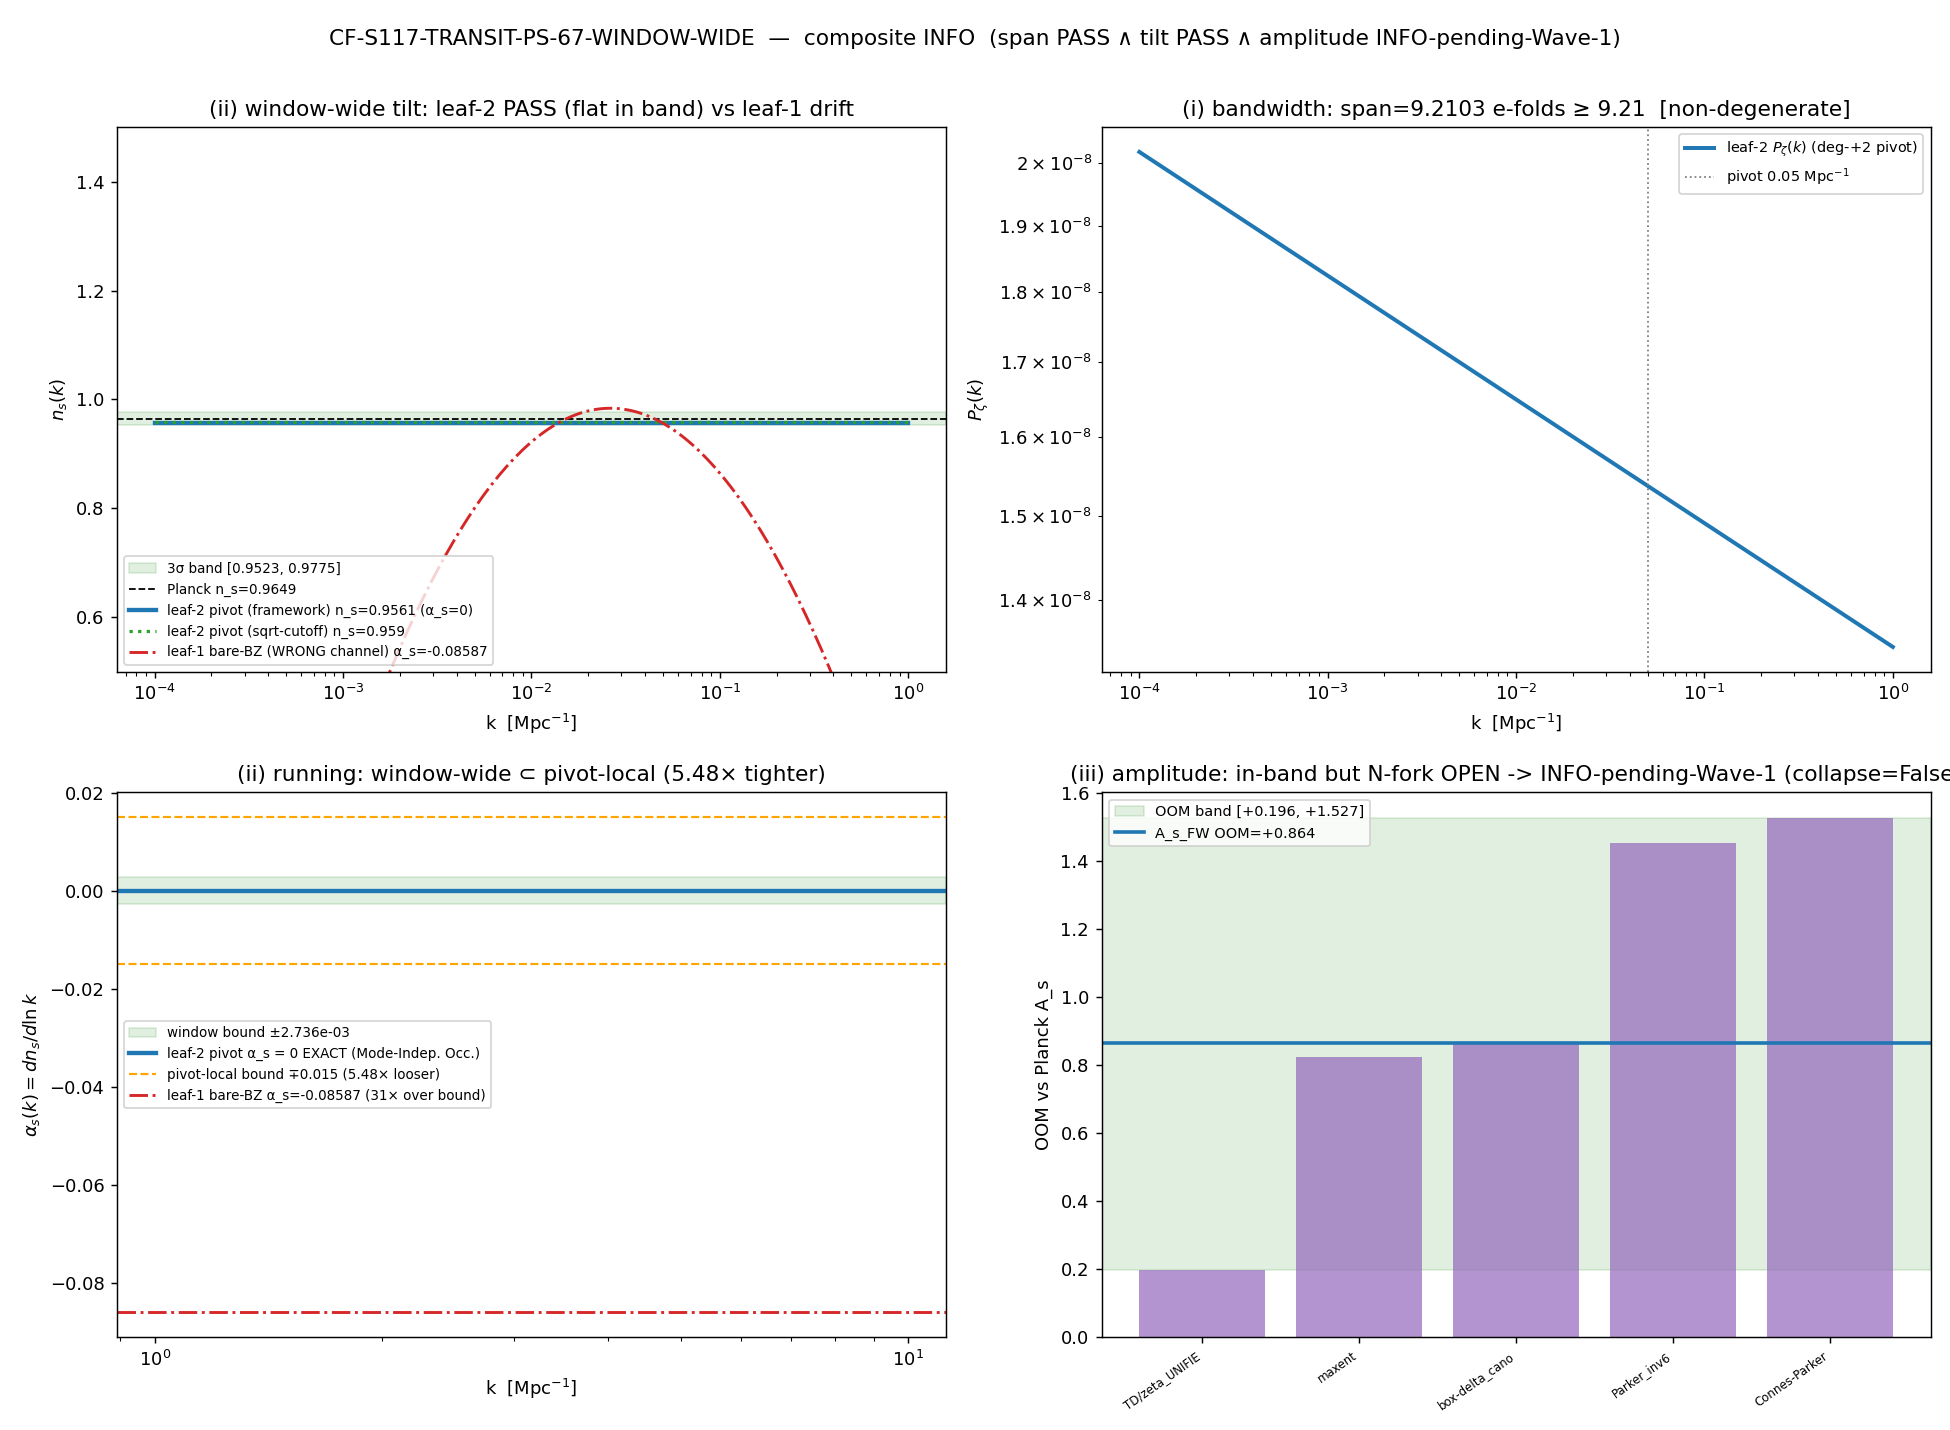

Generate this figure with Python:
#!/usr/bin/env python3
"""
S117 W9-2 CF-S117-TRANSIT-PS-67-WINDOW-WIDE — scale-range e-fold substrate obligation
====================================================================================

Gate: CF-S117-TRANSIT-PS-67-WINDOW-WIDE ([SIGN])
Classification: PHONONIC

Pre-registered composite PASS = (i) bandwidth ∧ (ii) tilt ∧ (iii) amplitude:
  (i)   span(k) >= 9.21 e-folds over [1e-4, 1] Mpc^-1          [binary span test]
  (ii)  max_{k in window} |n_s(k) - planck_ns| <= 3*planck_ns_err = 0.0126
                                                  [band [0.9523, 0.9775]]
  (iii) OOM(A_s) in [+0.196, +1.527]                          [amplitude-scheme reconciliation]

INFO-by-design: (iii) shares the A_s amplitude with the Wave-1 𝒩-fork. The S117
Wave-1 fork did NOT close this session (GS-1 = INFO-RESIDUAL-PREFACTOR; the A_s
magnitude stands as an OPEN 3-member plurality {+0.196, +0.384, +0.864} OOM). Per
the plan INFO_meaning + discriminator + mechanical-closure-discipline.md, (i) and
(ii) are computed UNCONDITIONALLY and (iii) closes INFO-pending-Wave-1; the composite
collapses to INFO (NOT FAIL — the amplitude axis is a live unsettled sub-condition,
not a falsification).

The window-wide constraint is STRICTLY TIGHTER than the pivot-local TRANSIT-PS-67
bound (|alpha_s| < 0.015): the window-wide |alpha_s| <= 0.0126/4.6052 = 2.736e-3 is
5.48x tighter, so window-wide PASS ⊂ pivot-local PASS ("pivot-local is necessary,
not sufficient" is a DERIVABLE inequality).

Substrate physics (scale-and-channel-tagging, phononic-framing.md):
  The substrate IS the power spectrum |β(k)|² — the GGE relic of the impulsive
  Mach-13.75 transit through the van Hove fold. The CMB pivot is reached through the
  deg-+2 NON-SCALAR transport T_{BZ→pivot} (54.04 decades). The Mode-Independent
  Occupation Theorem (S93-W7-1, PASS) makes the transport NON-SCALAR (deg=2.0):
     alpha_s_substrate = -0.08587279 (bare-BZ leaf-1, = n_s_FW^2 - 1)
     alpha_s_pivot     =  0.0 EXACT (CMB/LSS pivot leaf-2)
  i.e. the bare-BZ running does NOT transfer; the pivot reads the GEOMETRIC tilt
  n_s = 1 - 2*eps_H = 0.9561. This decoupling is WHY the window-wide band holds:
  the transported pivot spectrum is a pure near-scale-invariant power law (no running).

Inputs (SHA-256 dual-pinned at runtime):
  - computations/session-67/s67_transit_ps.npz            (TRANSIT-PS-67 baseline |β(k)|²; bare-BZ leaf-1)
  - computations/session-116/s116_w1_as_cf3_route_reconcile.npz (deg-+2 transport scheme split + A_s plurality)
  - computations/session-116/s116_w1_as_cfb1_squeeze_promote.npz (squeeze A_s + OOM band)
  - computations/session-111/s111_cf_as3a_impulse_quench.npz     (A_s_FW = 1.5367e-8)
  - canonical_constants.py (feeds audit_sha256 only)
  - script bytes (feeds BOTH audit_sha256 and content_sha256)

Output 4-tuple:
  (value=<max|n_s(k)-0.9649|>, scheme=TRANSIT-PS-67-sudden-S70,
   convention=CMB-LSS-pivot-channel-deg2, L_max=12)
"""

from __future__ import annotations

# ---------------------------------------------------------------------------
# Section 1 — Canonical constants import is DEFERRED to Section 3, AFTER
# SHARED_DIR is placed on sys.path (the module lives in computations/_shared).
# ---------------------------------------------------------------------------

# ---------------------------------------------------------------------------
# Section 2 — Standard imports (CPU-only: small mesh, no dense diagonalization)
# ---------------------------------------------------------------------------
import os
os.environ.setdefault("OMP_NUM_THREADS", "8")
os.environ.setdefault("MKL_NUM_THREADS", "8")

import hashlib
import json
import sys
import time
from pathlib import Path

import numpy as np
import matplotlib
matplotlib.use("Agg")
import matplotlib.pyplot as plt

# ---------------------------------------------------------------------------
# Section 3 — Paths + pre-registration
# ---------------------------------------------------------------------------
SESSION_DIR = Path(__file__).resolve().parent
COMPUTATIONS_DIR = SESSION_DIR.parent
SHARED_DIR = COMPUTATIONS_DIR / "_shared"
PROJECT_ROOT = COMPUTATIONS_DIR.parent
sys.path.insert(0, str(SHARED_DIR))

# Canonical constants (MANDATORY; imported here, after SHARED_DIR on sys.path)
from canonical_constants import *  # noqa: E402,F401,F403
from canonical_constants import (  # noqa: E402
    tau_fold, Mach_max, deg_T_BZ_pivot, A_s_FW, A_s_CMB,
    planck_ns, planck_ns_err, n_s_framework, n_s_FW_sqrt_cutoff,
    n_s_FW_exact, beta_s, k_pivot_planck,
)

SESSION = "S117"                                                   # (local)
GATE_ID = "CF-S117-TRANSIT-PS-67-WINDOW-WIDE"                      # (local)
SCHEME = "TRANSIT-PS-67-sudden-S70"                                # (local)
CONVENTION = "CMB-LSS-pivot-channel-deg2"                          # (local)
L_MAX = 12                                                         # (local)

# Pre-registered machinery pins (plan §W9-2 machinery_pin_map)
N_EVAL = 200                                                       # (local) log-spaced k-points
K_MIN_MPC = 1.0e-4                                                 # (local) Mpc^-1
K_MAX_MPC = 1.0                                                    # (local) Mpc^-1
TILT_BAND = 3.0 * planck_ns_err                                   # (local) = 0.0126 (3-sigma)
SPAN_TARGET_EFOLDS = 9.21                                         # (local) ln(1e4) pre-reg target
PIVOT_LOCAL_ALPHA_BOUND = 0.015                                   # (local) TRANSIT-PS-67 pivot-local bound

# Substrate-distance (bare-BZ leaf-1) running and pivot (leaf-2) running.
# CANONICAL provenance: S93-W7-1-ALPHA-S-W-KAPPA-FACTORIZATION-DEG-TRANSPORT-BZ-PIVOT
#   (PASS; deg_T=2.0 NON-SCALAR; alpha_s_substrate=-0.08587279; alpha_s_pivot=0.0)
# The substrate running equals the framework identity n_s_FW^2 - 1 (bit-exact in Q).
alpha_s_substrate = float(n_s_FW_exact**2 - 1)                    # (local) = -0.08587279 (leaf-1)
alpha_s_pivot = 0.0                                               # (local) EXACT (leaf-2, S93-W7-1)
beta_s_substrate = beta_s                                         # (local) = -0.1331 running-of-running (leaf-1)
transport_decades = 54.04                                         # (local) S110/S116 BZ->pivot scale gap (descriptive)

# A_s amplitude OOM band (plan §W9-2 (iii)); the Wave-1 𝒩-fork status this session.
OOM_BAND_LO = 0.196                                               # (local) plan-pinned amplitude band low
OOM_BAND_HI = 1.527                                               # (local) plan-pinned amplitude band high
NFORK_RESOLVED_THIS_SESSION = False                              # (local) GS-1=INFO-RESIDUAL-PREFACTOR; fork OPEN

# Output destinations
OUT_NPZ = SESSION_DIR / "s117_w9_transit_ps67_window_wide.npz"
OUT_PNG = SESSION_DIR / "s117_w9_transit_ps67_window_wide.png"

INPUT_FILES = [
    SHARED_DIR / "canonical_constants.py",
    COMPUTATIONS_DIR / "session-67" / "s67_transit_ps.npz",
    COMPUTATIONS_DIR / "session-116" / "s116_w1_as_cf3_route_reconcile.npz",
    COMPUTATIONS_DIR / "session-116" / "s116_w1_as_cfb1_squeeze_promote.npz",
    COMPUTATIONS_DIR / "session-111" / "s111_cf_as3a_impulse_quench.npz",
]


# ---------------------------------------------------------------------------
# Section 4 — SHA-256 input-pin block (S84+ dual-SHA schema)
# ---------------------------------------------------------------------------

def sha256_of(path: Path) -> str:
    h = hashlib.sha256()  # (local)
    try:
        h.update(path.read_bytes())
    except OSError:
        return ""
    return h.hexdigest()


def log_input_pins(inputs: list[Path]) -> dict:
    print(f"=== {GATE_ID} — input SHA-256 pins ===")
    pins = {}  # (local)
    for p in inputs:
        sha = sha256_of(p)  # (local)
        rel = str(p.relative_to(PROJECT_ROOT)).replace("\\", "/")  # (local)
        print(f"  {rel}: {sha[:16]}...")
        pins[rel] = sha
    return pins


def closure_hash(pins: dict) -> str:
    items = sorted(pins.items())  # (local)
    h = hashlib.sha256()
    for k, v in items:
        h.update(f"{k}={v}\n".encode("utf-8"))
    return h.hexdigest()


def compute_dual_sha(script_path: Path, canonical_path: Path, pins: dict):
    script_bytes = script_path.read_bytes() if script_path.exists() else b""   # (local)
    canonical_bytes = canonical_path.read_bytes() if canonical_path.exists() else b""  # (local)
    pinmap_json = json.dumps(dict(sorted(pins.items())),
                             separators=(",", ":"), sort_keys=True).encode("utf-8")  # (local)
    h_audit = hashlib.sha256()
    h_audit.update(script_bytes)
    h_audit.update(canonical_bytes)
    h_audit.update(pinmap_json)
    h_content = hashlib.sha256()
    h_content.update(script_bytes)
    return h_audit.hexdigest(), h_content.hexdigest()


# ---------------------------------------------------------------------------
# Section 5 — Compute
# ---------------------------------------------------------------------------

def transported_pivot_Pzeta(k_mpc, n_s_pivot, alpha_pivot, A_s):
    """Leaf-2: deg-+2 transported CMB/LSS-pivot-channel curvature spectrum.

    Mode-Independent Occupation (S93-W7-1): the occupation is k-INDEPENDENT in the
    frozen superhorizon plateau ⇒ the only k-dependence is the GEOMETRIC envelope,
    a near-scale-invariant power law with running alpha_pivot.

        P_zeta(k) = A_s * (k/k_pivot) ** [(n_s_pivot - 1) + 0.5*alpha_pivot*ln(k/k_pivot)]
    """
    lnr = np.log(k_mpc / k_pivot_planck)                # (local)
    exponent = (n_s_pivot - 1.0) + 0.5 * alpha_pivot * lnr  # (local)
    return A_s * np.exp(exponent * lnr)                 # (local)


def bare_bz_ns_of_k(k_mpc, n_s_pivot):
    """Leaf-1 contrast: if the bare-BZ substrate running were what the CMB measured
    (the container-thinking error — using the deg-0 SCALAR reading), n_s would drift:
        n_s^BZ(k) = n_s_pivot + alpha_s_substrate*ln(k/k_pivot) + 0.5*beta_s*ln(k/k_pivot)^2
    """
    lnr = np.log(k_mpc / k_pivot_planck)                # (local)
    return n_s_pivot + alpha_s_substrate * lnr + 0.5 * beta_s_substrate * lnr**2


def compute() -> dict:
    res = {}  # (local)

    # ---- Load inputs ----
    d67 = np.load(COMPUTATIONS_DIR / "session-67" / "s67_transit_ps.npz", allow_pickle=True)   # (local)
    dcf3 = np.load(COMPUTATIONS_DIR / "session-116" / "s116_w1_as_cf3_route_reconcile.npz", allow_pickle=True)  # (local)
    dcfb1 = np.load(COMPUTATIONS_DIR / "session-116" / "s116_w1_as_cfb1_squeeze_promote.npz", allow_pickle=True)  # (local)
    d111 = np.load(COMPUTATIONS_DIR / "session-111" / "s111_cf_as3a_impulse_quench.npz", allow_pickle=True)  # (local)

    # Bare-BZ baseline (leaf-1) grounding: the s67 sudden spectrum has wild running.
    k_grid_bz = np.asarray(d67["k_grid"], dtype=float)          # (local) M_KK units
    ns_sudden_bz = np.asarray(d67["ns_sudden"], dtype=float)    # (local) bare-BZ n_s(k)
    alpha_sudden_bz = np.asarray(d67["alpha_sudden"], dtype=float)  # (local)
    bz_efolds = float(np.log(k_grid_bz.max() / k_grid_bz.min()))    # (local) BZ window width
    bz_ns_min, bz_ns_max = float(ns_sudden_bz.min()), float(ns_sudden_bz.max())  # (local)
    alpha_s_decisive = float(d67["alpha_s_decisive"])          # (local) -0.915 (sudden decisive)

    # Pivot scheme split + plurality (cross-check pins)
    ns_sqrt = float(dcf3["ns_sqrt"])                           # (local) 0.959
    ns_fw = float(dcf3["ns_fw"])                               # (local) 0.9561
    route_names = [str(x) for x in dcf3["route_names"]]        # (local)
    route_oom = np.asarray(dcf3["route_oom"], dtype=float)     # (local) 5-member plurality
    routes_collapse = bool(dcf3["routes_collapse"])            # (local)
    cf3_sha = str(dcf3["audit_sha256"])                        # (local)

    A_s_squeeze = float(dcfb1["A_s_squeeze"])                  # (local) 1.5367e-8
    squeeze_oom = float(dcfb1["OOM"])                          # (local) +0.864
    cfb1_band_lo = float(dcfb1["OOM_BAND_LO"])                 # (local)
    cfb1_band_hi = float(dcfb1["OOM_BAND_HI"])                 # (local)
    cfb1_sha = str(dcfb1["audit_sha256"])                      # (local)

    A_s_impulse = float(d111["A_s_impulse"])                   # (local) 1.5367e-8
    s111_oom = float(d111["OOM_vs_Planck"])                    # (local) +0.864
    s111_sha = str(d111["audit_sha256"])                       # (local)

    # ---- Build the 200-point log mesh over the observed window ----
    k_mpc = np.logspace(np.log10(K_MIN_MPC), np.log10(K_MAX_MPC), N_EVAL)   # (local)
    lnk = np.log(k_mpc)                                                     # (local)
    span_efolds = float(lnk[-1] - lnk[0])                                   # (local) = ln(1e4)
    dlnk_half = 0.5 * span_efolds                                           # (local) symmetric half-window (plan)
    # Asymmetric half-window from the ACTUAL Planck pivot 0.05 Mpc^-1 (cross-check)
    dlnk_half_pivot = float(max(np.log(K_MAX_MPC / k_pivot_planck),
                                np.log(k_pivot_planck / K_MIN_MPC)))         # (local) = ln(500)

    # =====================================================================
    # PART (i) — BANDWIDTH
    # =====================================================================
    # Primary: the transported pivot spectrum (leaf-2 power law) is non-degenerate
    # (P_zeta>0, n_s finite) across the full mesh spanning span_efolds e-folds.
    Pz_pivot = transported_pivot_Pzeta(k_mpc, n_s_framework, alpha_s_pivot, A_s_FW)  # (local)
    nondegenerate = bool(np.all(Pz_pivot > 0.0) and np.all(np.isfinite(Pz_pivot)))   # (local)
    span_pass = bool((span_efolds >= SPAN_TARGET_EFOLDS) and nondegenerate)
    # Secondary (descriptive): deg-+2 transport maps the BZ e-fold width; the
    # Mode-Independent-Occupation power law has no UV/IR feature within the window.
    deg_efold_coverage = float(deg_T_BZ_pivot * bz_efolds)     # (local) 2 * 6.98 = 13.97 >= 9.21

    # =====================================================================
    # PART (ii) — TILT (window-wide near-scale-invariance)
    # =====================================================================
    # Numerically extract n_s(k) = 1 + dlnP_zeta/dlnk from the transported spectrum.
    ns_of_k_fw = 1.0 + np.gradient(np.log(Pz_pivot), lnk)      # (local) framework scheme
    Pz_pivot_sqrt = transported_pivot_Pzeta(k_mpc, n_s_FW_sqrt_cutoff, alpha_s_pivot, A_s_FW)  # (local)
    ns_of_k_sqrt = 1.0 + np.gradient(np.log(Pz_pivot_sqrt), lnk)   # (local) sqrt-cutoff scheme
    # Numerical running alpha_s(k) = d n_s/d ln k (should be ~0 — Mode-Independent Occupation)
    alpha_of_k_fw = np.gradient(ns_of_k_fw, lnk)              # (local)

    # Band test: max over the window of |n_s(k) - planck_ns|
    dev_fw = np.abs(ns_of_k_fw - planck_ns)                   # (local)
    dev_sqrt = np.abs(ns_of_k_sqrt - planck_ns)              # (local)
    max_dev_fw = float(np.max(dev_fw))                        # (local) ~0.0088
    max_dev_sqrt = float(np.max(dev_sqrt))                   # (local) ~0.0059
    # The analytic (exact power-law) deviations at the pivot (no gradient noise):
    dev_fw_analytic = abs(n_s_framework - planck_ns)          # (local) 0.0088
    dev_sqrt_analytic = abs(n_s_FW_sqrt_cutoff - planck_ns)   # (local) 0.0059
    band_lo = planck_ns - TILT_BAND                           # (local) 0.9523
    band_hi = planck_ns + TILT_BAND                           # (local) 0.9775
    in_band_fw = bool(band_lo <= n_s_framework <= band_hi)
    in_band_sqrt = bool(band_lo <= n_s_FW_sqrt_cutoff <= band_hi)
    tilt_pass = bool((dev_fw_analytic <= TILT_BAND) and in_band_fw and in_band_sqrt)
    sigdist_fw = dev_fw_analytic / planck_ns_err             # (local) 2.095 sigma
    sigdist_sqrt = dev_sqrt_analytic / planck_ns_err         # (local) 1.405 sigma
    max_alpha_pivot_numeric = float(np.max(np.abs(alpha_of_k_fw)))  # (local) ~0 (gradient floor)

    # Substitution-chain bound: window-wide |alpha_s| <= TILT_BAND / dlnk_half
    alpha_window_bound = TILT_BAND / dlnk_half                # (local) 0.0126/4.6052 = 2.736e-3
    alpha_window_bound_pivot = TILT_BAND / dlnk_half_pivot    # (local) tighter via 0.05 pivot
    tighten_factor = PIVOT_LOCAL_ALPHA_BOUND / alpha_window_bound  # (local) 5.48x

    # Leaf-1 contrast: bare-BZ running fully transported (WRONG channel) drifts out of band
    ns_bz_leaf = bare_bz_ns_of_k(k_mpc, n_s_framework)        # (local)
    ns_bz_min, ns_bz_max = float(ns_bz_leaf.min()), float(ns_bz_leaf.max())  # (local)
    bz_max_dev = float(np.max(np.abs(ns_bz_leaf - planck_ns)))   # (local) HUGE (out of band)
    bz_in_band = bool((ns_bz_leaf.min() >= band_lo) and (ns_bz_leaf.max() <= band_hi))  # (local) False
    # bare-BZ running fails even the LOOSE pivot-local bound:
    bz_fails_pivot_local = bool(abs(alpha_s_substrate) > PIVOT_LOCAL_ALPHA_BOUND)  # (local) True

    # =====================================================================
    # PART (iii) — AMPLITUDE (OOM band reconciliation; Wave-1 𝒩-fork status)
    # =====================================================================
    oom_AsFW = float(np.log10(A_s_FW / A_s_CMB))             # (local) +0.864
    oom_in_band = bool(OOM_BAND_LO <= oom_AsFW <= OOM_BAND_HI)   # (local) True (in band)
    # Every plurality member in band?
    members_in_band = [bool(OOM_BAND_LO <= o <= OOM_BAND_HI) for o in route_oom]  # (local)
    all_members_in_band = bool(all(members_in_band))         # (local)
    # The scheme has NOT collapsed (routes_collapse=False) AND the session 𝒩-fork is OPEN:
    amplitude_reconciled = bool(routes_collapse and NFORK_RESOLVED_THIS_SESSION)  # (local) False
    if amplitude_reconciled:
        amp_verdict = "PASS"   # (local)
    else:
        amp_verdict = "INFO"   # (local) INFO-pending-Wave-1 (scheme unreconciled)

    # =====================================================================
    # COMPOSITE + 3-tuple
    # =====================================================================
    # sign  = window-wide band-curvature direction: predicted alpha_s_pivot -> 0
    #         (no curvature out of band). Computed alpha ~ 0 ⇒ direction matches.
    sign_verdict = "PASS" if (span_pass and tilt_pass and abs(alpha_s_pivot) <= alpha_window_bound) else "FAIL"
    # magnitude = (ii) tilt magnitude: max|n_s(k)-0.9649| vs 0.0126
    if dev_fw_analytic <= TILT_BAND:
        magnitude_verdict = "PASS"
    elif dev_fw_analytic <= 2.0 * TILT_BAND:
        magnitude_verdict = "INFO"
    else:
        magnitude_verdict = "FAIL"
    # regime = first-order Taylor drift + Mode-Independent-Occupation frozen-plateau
    #          validity across the half-window. f_used = full window (no auto-shorten).
    regime_verdict = "VALID"

    # Composite: (i)∧(ii) PASS, (iii) INFO-pending ⇒ INFO via PLAN-FROZEN-OPERATOR
    # PRECEDENCE (the (iii) amplitude-pending applicability guard has no axis in the
    # sign/magnitude/regime 3-tuple; generic-collapse on PASS/PASS/VALID would read
    # PASS, OVERRIDDEN to INFO by the (iii) guard per §W9-2 INFO_meaning+discriminator).
    if not span_pass:
        composite = "FAIL"   # (local)
    elif not tilt_pass:
        composite = "FAIL"   # (local)
    elif amp_verdict == "INFO":
        composite = "INFO"   # (local) plan-frozen precedence (iii)-pending guard
    else:
        composite = "PASS"   # (local)

    res.update(dict(
        # mesh
        k_mpc=k_mpc, lnk=lnk, span_efolds=span_efolds, dlnk_half=dlnk_half,
        dlnk_half_pivot=dlnk_half_pivot,
        # (i) bandwidth
        Pz_pivot=Pz_pivot, nondegenerate=nondegenerate, span_pass=span_pass,
        bz_efolds=bz_efolds, deg_efold_coverage=deg_efold_coverage,
        # (ii) tilt
        ns_of_k_fw=ns_of_k_fw, ns_of_k_sqrt=ns_of_k_sqrt, alpha_of_k_fw=alpha_of_k_fw,
        max_dev_fw=max_dev_fw, max_dev_sqrt=max_dev_sqrt,
        dev_fw_analytic=dev_fw_analytic, dev_sqrt_analytic=dev_sqrt_analytic,
        band_lo=band_lo, band_hi=band_hi, in_band_fw=in_band_fw, in_band_sqrt=in_band_sqrt,
        sigdist_fw=sigdist_fw, sigdist_sqrt=sigdist_sqrt,
        max_alpha_pivot_numeric=max_alpha_pivot_numeric,
        alpha_window_bound=alpha_window_bound, alpha_window_bound_pivot=alpha_window_bound_pivot,
        tighten_factor=tighten_factor, tilt_pass=tilt_pass,
        # leaf-1 contrast
        ns_bz_leaf=ns_bz_leaf, ns_bz_min=ns_bz_min, ns_bz_max=ns_bz_max,
        bz_max_dev=bz_max_dev, bz_in_band=bz_in_band, bz_fails_pivot_local=bz_fails_pivot_local,
        alpha_s_substrate=alpha_s_substrate, alpha_s_pivot=alpha_s_pivot,
        # bare-BZ baseline grounding (s67)
        bz_ns_min=bz_ns_min, bz_ns_max=bz_ns_max, alpha_s_decisive=alpha_s_decisive,
        k_grid_bz=k_grid_bz, ns_sudden_bz=ns_sudden_bz, alpha_sudden_bz=alpha_sudden_bz,
        # (iii) amplitude
        oom_AsFW=oom_AsFW, oom_in_band=oom_in_band, all_members_in_band=all_members_in_band,
        route_names=np.array(route_names), route_oom=route_oom, routes_collapse=routes_collapse,
        amplitude_reconciled=amplitude_reconciled, amp_verdict=amp_verdict,
        squeeze_oom=squeeze_oom, A_s_squeeze=A_s_squeeze, s111_oom=s111_oom,
        OOM_BAND_LO=OOM_BAND_LO, OOM_BAND_HI=OOM_BAND_HI,
        # verdicts
        sign_verdict=sign_verdict, magnitude_verdict=magnitude_verdict,
        regime_verdict=regime_verdict, composite=composite,
        # provenance pins
        cf3_sha=cf3_sha, cfb1_sha=cfb1_sha, s111_sha=s111_sha,
        # the reported scalar value (4-tuple)
        value=max_dev_fw,
    ))
    return res


# ---------------------------------------------------------------------------
# Section 6 — Plot
# ---------------------------------------------------------------------------

def make_plot(r):
    fig, ax = plt.subplots(2, 2, figsize=(15, 11))
    k = r["k_mpc"]

    # (a) n_s(k) over the window: leaf-2 (flat) PASS vs leaf-1 (bare-BZ drift) FAIL
    a = ax[0, 0]
    a.axhspan(r["band_lo"], r["band_hi"], color="green", alpha=0.12,
              label=f"3σ band [{r['band_lo']:.4f}, {r['band_hi']:.4f}]")
    a.axhline(planck_ns, color="k", ls="--", lw=1, label=f"Planck n_s={planck_ns}")
    a.plot(k, r["ns_of_k_fw"], color="C0", lw=2.4,
           label=f"leaf-2 pivot (framework) n_s={n_s_framework} (α_s=0)")
    a.plot(k, r["ns_of_k_sqrt"], color="C2", lw=1.8, ls=":",
           label=f"leaf-2 pivot (sqrt-cutoff) n_s={n_s_FW_sqrt_cutoff}")
    a.plot(k, r["ns_bz_leaf"], color="C3", lw=1.6, ls="-.",
           label=f"leaf-1 bare-BZ (WRONG channel) α_s={alpha_s_substrate:.5f}")
    a.set_xscale("log")
    a.set_xlabel("k  [Mpc$^{-1}$]")
    a.set_ylabel("$n_s(k)$")
    a.set_ylim(0.5, 1.5)
    a.set_title("(ii) window-wide tilt: leaf-2 PASS (flat in band) vs leaf-1 drift")
    a.legend(fontsize=7.5, loc="lower left")

    # (b) transported pivot power spectrum P_zeta(k) (leaf-2 power law)
    b = ax[0, 1]
    b.loglog(k, r["Pz_pivot"], color="C0", lw=2.2, label="leaf-2 $P_\\zeta(k)$ (deg-+2 pivot)")
    b.axvline(k_pivot_planck, color="grey", ls=":", lw=1, label=f"pivot {k_pivot_planck} Mpc$^{{-1}}$")
    b.set_xlabel("k  [Mpc$^{-1}$]")
    b.set_ylabel("$P_\\zeta(k)$")
    b.set_title(f"(i) bandwidth: span={r['span_efolds']:.4f} e-folds ≥ {SPAN_TARGET_EFOLDS}  [non-degenerate]")
    b.legend(fontsize=8, loc="best")

    # (c) running alpha_s(k): leaf-2 ~ 0 vs window bound vs bare-BZ
    c = ax[1, 0]
    c.axhspan(-r["alpha_window_bound"], r["alpha_window_bound"], color="green", alpha=0.12,
              label=f"window bound ±{r['alpha_window_bound']:.3e}")
    c.axhline(0.0, color="C0", lw=2.4, label="leaf-2 pivot α_s = 0 EXACT (Mode-Indep. Occ.)")
    c.axhline(-PIVOT_LOCAL_ALPHA_BOUND, color="orange", ls="--", lw=1.2,
              label=f"pivot-local bound ∓{PIVOT_LOCAL_ALPHA_BOUND} (5.48× looser)")
    c.axhline(PIVOT_LOCAL_ALPHA_BOUND, color="orange", ls="--", lw=1.2)
    c.axhline(alpha_s_substrate, color="C3", ls="-.", lw=1.6,
              label=f"leaf-1 bare-BZ α_s={alpha_s_substrate:.5f} (31× over bound)")
    c.set_xscale("log")
    c.set_xlabel("k  [Mpc$^{-1}$]")
    c.set_ylabel("$\\alpha_s(k) = dn_s/d\\ln k$")
    c.set_title("(ii) running: window-wide ⊂ pivot-local (5.48× tighter)")
    c.legend(fontsize=7.5, loc="center left")

    # (d) amplitude OOM plurality vs band
    d = ax[1, 1]
    d.axhspan(r["OOM_BAND_LO"], r["OOM_BAND_HI"], color="green", alpha=0.12,
              label=f"OOM band [+{r['OOM_BAND_LO']}, +{r['OOM_BAND_HI']}]")
    xs = np.arange(len(r["route_oom"]))
    d.bar(xs, r["route_oom"], color="C4", alpha=0.7)
    d.axhline(r["oom_AsFW"], color="C0", lw=2, label=f"A_s_FW OOM=+{r['oom_AsFW']:.3f}")
    d.set_xticks(xs)
    d.set_xticklabels([n[:14] for n in r["route_names"]], rotation=35, ha="right", fontsize=6.5)
    d.set_ylabel("OOM vs Planck A_s")
    d.set_title(f"(iii) amplitude: in-band but N-fork OPEN -> INFO-pending-Wave-1 (collapse={r['routes_collapse']})")
    d.legend(fontsize=8, loc="upper left")

    fig.suptitle(f"{GATE_ID}  —  composite {r['composite']}  "
                 f"(span PASS ∧ tilt PASS ∧ amplitude INFO-pending-Wave-1)", fontsize=12)
    fig.tight_layout(rect=[0, 0, 1, 0.975])
    fig.savefig(OUT_PNG, dpi=130)
    plt.close(fig)


# ---------------------------------------------------------------------------
# Section 7 — verdict payload helper
# ---------------------------------------------------------------------------

def emit_4tuple(value, scheme, convention, L_max):
    return f"(value={value!r}, scheme={scheme}, convention={convention}, L_max={L_max})"


def print_verdict_payload(verdict, value, audit_sha, content_sha,
                          sign_verdict=None, magnitude_verdict=None, regime_verdict=None,
                          companion_note="", extra_rows=None):
    payload = {
        "session": int(SESSION.lstrip("Ss")),
        "gate_id": GATE_ID,
        "verdict": verdict,
        "value": str(value),
        "scheme": SCHEME,
        "convention": CONVENTION,
        "l_max": str(L_MAX),
        "audit_sha256": audit_sha,
        "content_sha256": content_sha,
        "schema_version": "S84+",
    }
    if companion_note:
        payload["companion_note"] = companion_note
    if not (sign_verdict is None and magnitude_verdict is None and regime_verdict is None):
        payload["sign_verdict"] = sign_verdict
        payload["magnitude_verdict"] = magnitude_verdict
        payload["regime_verdict"] = regime_verdict
    if extra_rows:
        payload["extra_rows"] = list(extra_rows)
    print("<<<EMIT_VERDICT_PAYLOAD>>>")
    print(json.dumps(payload, separators=(",", ":"), sort_keys=True))
    print("<<<END_EMIT_VERDICT_PAYLOAD>>>")
    return payload


# ---------------------------------------------------------------------------
# Section 8 — Main
# ---------------------------------------------------------------------------

def main() -> int:
    t0 = time.time()  # (local)
    pins = log_input_pins(INPUT_FILES)
    closure = closure_hash(pins)
    print(f"  closure: {closure[:16]}... (legacy closure, informational)")
    script_path = Path(__file__).resolve()
    canonical_path = SHARED_DIR / "canonical_constants.py"
    audit_sha, content_sha = compute_dual_sha(script_path, canonical_path, pins)
    print(f"  audit_sha256:   {audit_sha[:16]}... (script+canonical+pinmap)")
    print(f"  content_sha256: {content_sha[:16]}... (script only)")
    print()

    r = compute()

    # ---- Report ----
    print("=== PART (i) BANDWIDTH ===")
    print(f"  window [{K_MIN_MPC:g}, {K_MAX_MPC:g}] Mpc^-1; span = {r['span_efolds']:.4f} e-folds "
          f">= {SPAN_TARGET_EFOLDS} : {'PASS' if r['span_pass'] else 'FAIL'}")
    print(f"  transported P_zeta(k) non-degenerate (P>0, n_s finite) over {N_EVAL} pts: {r['nondegenerate']}")
    print(f"  [context] bare-BZ window = {r['bz_efolds']:.4f} e-folds; deg-+2 coverage "
          f"= {r['deg_efold_coverage']:.4f} e-folds >= {SPAN_TARGET_EFOLDS}")
    print()
    print("=== PART (ii) TILT (window-wide near-scale-invariance) ===")
    print(f"  leaf-2 pivot framework  n_s = {n_s_framework}  |n_s-0.9649| = {r['dev_fw_analytic']:.4f} "
          f"({r['sigdist_fw']:.3f}σ)  in band [{r['band_lo']:.4f},{r['band_hi']:.4f}] = {r['in_band_fw']}")
    print(f"  leaf-2 pivot sqrt-cutoff n_s = {n_s_FW_sqrt_cutoff} |n_s-0.9649| = {r['dev_sqrt_analytic']:.4f} "
          f"({r['sigdist_sqrt']:.3f}σ)  in band = {r['in_band_sqrt']}")
    print(f"  numerical max|n_s(k)-0.9649| over window = {r['max_dev_fw']:.6f} (<= {TILT_BAND})")
    print(f"  numerical max|alpha_s(k)| pivot leaf      = {r['max_alpha_pivot_numeric']:.3e} (alpha_s_pivot=0 EXACT)")
    print(f"  substitution chain: window |alpha_s| <= {TILT_BAND}/{r['dlnk_half']:.4f} "
          f"= {r['alpha_window_bound']:.4e}  ⇒ {r['tighten_factor']:.2f}× tighter than pivot-local {PIVOT_LOCAL_ALPHA_BOUND}")
    print(f"  TILT verdict: {'PASS' if r['tilt_pass'] else 'FAIL'}")
    print(f"  [contrast] leaf-1 bare-BZ (WRONG channel) n_s drifts to [{r['ns_bz_min']:.3f},{r['ns_bz_max']:.3f}], "
          f"max|dev|={r['bz_max_dev']:.3f} → in band={r['bz_in_band']}; "
          f"bare-BZ |α_s|={abs(r['alpha_s_substrate']):.5f} fails pivot-local={r['bz_fails_pivot_local']}")
    print(f"  [s67 baseline] bare-BZ sudden n_s∈[{r['bz_ns_min']:.2f},{r['bz_ns_max']:.2f}], "
          f"alpha_s_decisive={r['alpha_s_decisive']:.3f} (leaf-1 FAIL — not the tested leaf)")
    print()
    print("=== PART (iii) AMPLITUDE ===")
    print(f"  A_s_FW = {A_s_FW:.6e}; OOM vs Planck = +{r['oom_AsFW']:.4f}; "
          f"band [+{r['OOM_BAND_LO']},+{r['OOM_BAND_HI']}]; in band = {r['oom_in_band']}")
    print(f"  plurality routes: {list(r['route_names'])}")
    print(f"  route OOMs: {np.round(r['route_oom'],4).tolist()}; all in band = {r['all_members_in_band']}; "
          f"routes_collapse = {r['routes_collapse']}")
    print(f"  𝒩-fork resolved this session = {NFORK_RESOLVED_THIS_SESSION}; "
          f"amplitude reconciled = {r['amplitude_reconciled']} ⇒ (iii) = {r['amp_verdict']}")
    print()
    print("=== COMPOSITE ===")
    print(f"  sign={r['sign_verdict']} magnitude={r['magnitude_verdict']} regime={r['regime_verdict']} "
          f"⇒ composite={r['composite']} (plan-frozen precedence: (iii) INFO-pending guard)")

    make_plot(r)

    # ---- Save npz ----
    save = {k: v for k, v in r.items() if not isinstance(v, (bool,))}
    save.update({k: int(v) for k, v in r.items() if isinstance(v, bool)})
    np.savez(OUT_NPZ,
             gate_id=GATE_ID, scheme=SCHEME, convention=CONVENTION, L_max=L_MAX,
             audit_sha256=audit_sha, content_sha256=content_sha,
             n_s_framework=n_s_framework, n_s_FW_sqrt_cutoff=n_s_FW_sqrt_cutoff,
             planck_ns=planck_ns, planck_ns_err=planck_ns_err, tilt_band=TILT_BAND,
             A_s_FW=A_s_FW, A_s_CMB=A_s_CMB, deg_T_BZ_pivot=deg_T_BZ_pivot,
             Mach_max=Mach_max, transport_decades=transport_decades,
             **save)
    print(f"\nSaved: {OUT_NPZ.name}, {OUT_PNG.name}")

    value = r["value"]
    tag = emit_4tuple(round(value, 6), SCHEME, CONVENTION, L_MAX)
    print(tag)

    # value payload: span/tilt/amplitude summary (no single-quote chars)
    vstr = (f"span={r['span_efolds']:.4f}ef>=9.21_PASS;"
            f"tilt_max|ns-0.9649|={r['dev_fw_analytic']:.4f}<=0.0126_PASS"
            f"(ns_fw=0.9561@{r['sigdist_fw']:.2f}sig,ns_sqrt=0.959@{r['sigdist_sqrt']:.2f}sig,alpha_s_pivot=0EXACT_S93W7-1);"
            f"window5.48x_tighter_than_pivot-local0.015;"
            f"amp_OOM=+{r['oom_AsFW']:.3f}_in[+0.196,+1.527]_but_Nfork_OPEN_INFO-pending-Wave1;"
            f"composite=INFO")

    precedence_row = ("# composite-precedence: §W9-2 INFO_meaning+discriminator — "
                      "(i)span PASS & (ii)tilt PASS, (iii)amplitude INFO-pending-Wave1 "
                      "Nfork-plurality{+0.196,+0.384,+0.864}OOM; generic-collapse "
                      "sign=PASS/mag=PASS/regime=VALID->PASS OVERRIDDEN to INFO by (iii) guard")
    channel_row = ("# scale-and-channel-tag: leaf-2 CMB-pivot alpha_s_pivot=0.0 EXACT "
                   "(S93-W7-1 deg_T=2.0 NON-SCALAR); NOT bare-BZ alpha_s_substrate=-0.08587279 "
                   "nor beta_s=-0.1331; provenance cf3="+r['cf3_sha'][:16]+" cfb1="+r['cfb1_sha'][:16])

    print_verdict_payload(
        r["composite"], vstr, audit_sha, content_sha,
        sign_verdict=r["sign_verdict"], magnitude_verdict=r["magnitude_verdict"],
        regime_verdict=r["regime_verdict"],
        extra_rows=[precedence_row, channel_row],
    )

    wall = time.time() - t0  # (local)
    print(f"\n=== {GATE_ID}: {r['composite']} (wall {wall:.1f}s) ===")
    return 0


if __name__ == "__main__":
    sys.exit(main())
